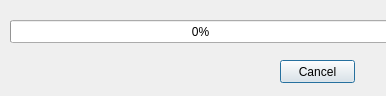
<?xml version="1.0" encoding="UTF-8"?>
<ui version="4.0">
 <class>progdialog</class>
 <widget class="QDialog" name="progdialog">
  <property name="geometry">
   <rect>
    <x>0</x>
    <y>0</y>
    <width>386</width>
    <height>96</height>
   </rect>
  </property>
  <property name="windowTitle">
   <string>Dialog</string>
  </property>
  <widget class="QProgressBar" name="progressBar">
   <property name="geometry">
    <rect>
     <x>10</x>
     <y>20</y>
     <width>381</width>
     <height>23</height>
    </rect>
   </property>
   <property name="value">
    <number>0</number>
   </property>
   <property name="textVisible">
    <bool>true</bool>
   </property>
   <property name="orientation">
    <enum>Qt::Horizontal</enum>
   </property>
  </widget>
  <widget class="QPushButton" name="pushButton">
   <property name="geometry">
    <rect>
     <x>280</x>
     <y>60</y>
     <width>75</width>
     <height>23</height>
    </rect>
   </property>
   <property name="text">
    <string>Cancel</string>
   </property>
  </widget>
 </widget>
 <resources/>
 <connections/>
</ui>
